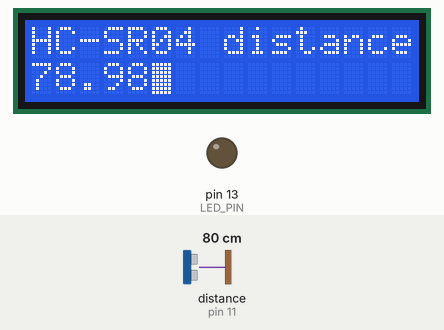
Recording of a sketch running on a simulated Arduino Uno, built with avr-gcc and run on an emulated ATmega328P. Shown: 16×2 character LCD, output pins drawn as LEDs (lit = HIGH). Wiring (inferred from the names in the program): ultrasonic range finder: trigger pin 12; echo pin 11. Dashed ring = blinking. The test bench sets the inputs (shaded band); at power-on: distance to the obstacle (sensor on pin 11) 80 cm. The echo pulse lasts 58.3 µs per cm; pins used as bus, display or sensor lines are not drawn.

Above: at 1.2 s.
1.3 s: distance to the obstacle (sensor on pin 11) set to 33 cm
At 2.5 s:
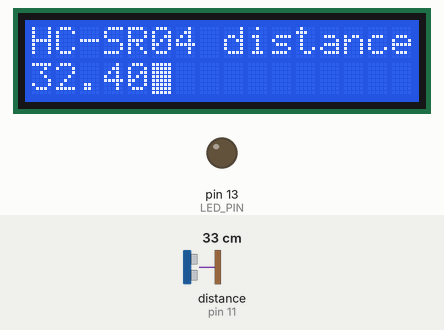
2.8 s: distance to the obstacle (sensor on pin 11) set to 27 cm
At 3.04 s:
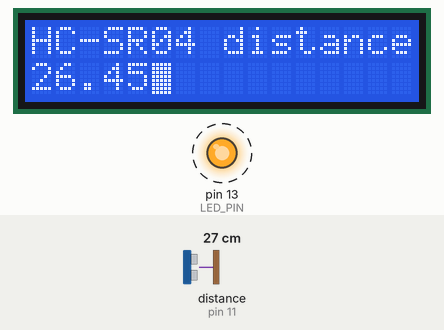
5.6 s: distance to the obstacle (sensor on pin 11) set to 60 cm
At 6.5 s:
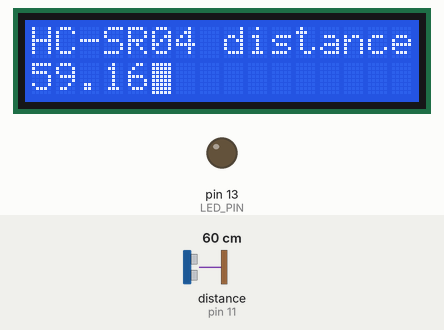
Timing chart, 0 to 8.6 s (numbered marks = the images above; inputs shaded):
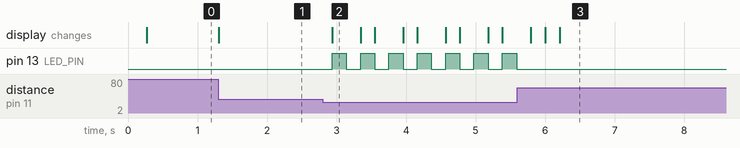

The sketch:

arduino_demo_project.ino
```cpp
#include <LiquidCrystal.h>
#include <Servo.h>

#include "project_defines.h"
#include "hc_sr04.h"
#include "joy.h"
#include "mcp9700a.h"

HC_SR04 hc_sr04(TRIGGER_PIN, ECHO_PIN);
LiquidCrystal lcd(LCD_RS,LCD_ENABLE,LCD_D4,LCD_D5,LCD_D6,LCD_D7);
JoyStick joy(JOY_HORZ_PIN, JOY_VERT_PIN, JOY_SEL_PIN);
Mcp9700A thermometer(TEMP_PIN);
Servo servo;

//bool toggle_speaker {false};
bool printToSerial {false};

//double position = 90;

void setup() {
    pinMode(LED_PIN, OUTPUT);
//    servo.attach(SERVO_PIN);
//    pinMode(SPEAKER_PIN, OUTPUT);
    Serial.begin(9600);
    if (hc_sr04.init() < 0)
        Serial.println("HC-SR04 init failed");

    lcd.begin(16, 2);
    lcd.setCursor(0, 0);
    lcd.print("HC-SR04 distance:");
    lcd.blink();

//    if (joy.init() < 0)
//        Serial.println("joystick init failed");
//    if (thermometer.init() < 0)
//        Serial.println("MCP9700A init failed");
}

void loop() {
    delay(200);

    double dist = hc_sr04.getDistance_cm();
    if (dist <= 30.)
    {
        blinkLed();
    }
    else
    {
        digitalWrite(LED_PIN, LOW);
    }

//    if (toggle_speaker)
//        analogWrite(SPEAKER_PIN, 100);
//    else
//        digitalWrite(SPEAKER_PIN, LOW);

//    double horizontal = joy.getHorizontalDeviation();
//    double vertical = joy.getVerticalDeviation();
//    double temp = thermometer.getTemperature_C();
//    double angle = joy.getAngle_deg();

//    position = (angle)/2 + 90;

//    servo.write(position);

    if (Serial.available() > 0)
    {
        auto read_byte = Serial.read();
        switch (read_byte)
        {
            case 'd':
                printToSerial = true;
                break;
            case 's':
                printToSerial = false;
                break;
            case 'h':
                printHelp();
                break;
            default:
                break;
        }
    }

    if (printToSerial)
        Serial.println(dist);
    lcd.setCursor(0, 1);
    auto pos = lcd.print(dist);
    lcd.print("    ");
    lcd.setCursor(pos, 1);
//    if (joy.testSelect())
//    {
//        toggle_speaker = !toggle_speaker;
//    }
}

void blinkLed()
{
    static auto state = LOW;
    state = state == LOW ? HIGH : LOW;

    digitalWrite(LED_PIN, state);
}

void printHelp()
{
    Serial.println("Available options:");
    Serial.println("\th - print help message");
    Serial.println("\td - print debug messages");
    Serial.println("\ts - stop printing");
}
```

hc_sr04.cpp
```cpp
#include "hc_sr04.h"
#include "Arduino.h"
#include "project_defines.h"

HC_SR04::HC_SR04(const unsigned trigger_pin, const unsigned echo_pin)
    : trigger_pin(trigger_pin), echo_pin(echo_pin)
{

}

int HC_SR04::init()
{
    pinMode(trigger_pin, OUTPUT);
    pinMode(echo_pin, INPUT);

    return 0;
}

double HC_SR04::getDistance_cm()
{
    return read() * 34. / 1000. / 2.;
}

unsigned HC_SR04::read()
{
    digitalWrite(trigger_pin, HIGH);
    delayMicroseconds(10);
    digitalWrite(trigger_pin, LOW);

    return pulseIn(echo_pin, HIGH);
}
```

hc_sr04.h
```cpp
#pragma once

class HC_SR04
{
public:
    HC_SR04(const unsigned trigger_pin, const unsigned echo_pin);

    int init();
    double getDistance_cm();

private:
    const unsigned trigger_pin;
    const unsigned echo_pin;

    unsigned read();
};
```

joy.cpp
```cpp
#include "joy.h"
#include "Arduino.h"
#include "project_defines.h"
#include <math.h>

#if (ARDUINO >= 106 && ARDUINO < 110) || (ARDUINO >= 155)
#pragma message "compiling with digitalPinToInterrupt support"
#else
#pragma message "compiling without digitalPinToInterrupt support"
int digitalPinToInterrupt(int pin)
{
    switch(pin)
    {
#if (ARDUINO < 160) || defined(ARDUINO_AVR_UNO) || defined(ARDUINO_AVR_NANO) || defined(ARDUINO_AVR_MINI)
        case 2:
            return 0;
        case 3:
            return 1;
#endif
        default:
            return -1;
    }
}
#endif

JoyStick::JoyStick(const unsigned horizontal_pin, const unsigned vertical_pin, const unsigned select_pin)
    : horizontal_pin(horizontal_pin), vertical_pin(vertical_pin), select_pin(select_pin)
{
}

JoyStick::~JoyStick()
{
    detachInterrupt(digitalPinToInterrupt(select_pin));
}

namespace {

#define PREVENT_BOUNCE(x) bool PREVENT_BOUNCE_##x() \
    {\
        delayMicroseconds(50);\
        return digitalRead(x);\
    }

#define IRQ(x) void IRQ_##x()\
    {\
        noInterrupts();\
        if (PREVENT_BOUNCE_##x())\
            select_state_##x = true;\
        interrupts();\
    }

#if (ARDUINO < 160) || defined(ARDUINO_AVR_UNO) || defined(ARDUINO_AVR_NANO) || defined(ARDUINO_AVR_MINI)
    bool select_state_2 = false;
    bool select_state_3 = false;
#ifdef IRQ2_10PF_ADDED
#pragma message "10 pF condensator added for IRQ2 pin"
#define PREVENT_BOUNCE_2() true
#else
#pragma message "50 uS delay will be used for IRQ2 pin"
    PREVENT_BOUNCE(2)
#endif
#ifdef IRQ3_10PF_ADDED
#pragma message "10 pF condensator added for IRQ3 pin"
#define PREVENT_BOUNCE_3() true
#else
#pragma message "50 uS delay will be used for IRQ3 pin"
    PREVENT_BOUNCE(3)
#endif
    IRQ(2)
    IRQ(3)
#endif
};

int JoyStick::init()
{
    pinMode(select_pin, INPUT_PULLUP);
    IRQ irq;
    switch (select_pin)
    {
#if (ARDUINO < 160) || defined(ARDUINO_AVR_UNO) || defined(ARDUINO_AVR_NANO) || defined(ARDUINO_AVR_MINI)
       case 2:
          irq = &IRQ_2;
          select_state = &select_state_2;
          break;
       case 3:
          irq = &IRQ_3;
          select_state = &select_state_3;
          break;
#endif
       default:
          return -1;
    }

    int interrupt = digitalPinToInterrupt(select_pin);
    if (interrupt < 0)
        return interrupt;
    attachInterrupt(interrupt, irq, RISING);

    return 0;
}

double JoyStick::getHorizontalDeviation()
{
    return (static_cast<int>(read(horizontal_pin)) - 512) / 5.12;
}

double JoyStick::getVerticalDeviation()
{
    return (static_cast<int>(read(vertical_pin)) - 512) / 5.12;
}

double JoyStick::getAngle_deg()
{
    double hor = getHorizontalDeviation();
    double dev = getVerticalDeviation();

    if (hor < 5 && dev < 5)
        return 0.;

    return atan2(hor, -dev) / 3.14 * 180;
}

unsigned JoyStick::read(const unsigned pin)
{
    return analogRead(pin);
}

bool JoyStick::testSelect()
{
    bool ret = *select_state;
    *select_state = false;
    return ret;
}
```

joy.h
```cpp
#pragma once

class JoyStick
{
public:
    JoyStick(const unsigned horizontal_pin, const unsigned vertical_pin, const unsigned select_pin);
    virtual ~JoyStick();

    int init();
    double getHorizontalDeviation();
    double getVerticalDeviation();
    double getAngle_deg();
    bool testSelect();

private:
    typedef void (*IRQ)(void);
    bool* select_state;

    const unsigned horizontal_pin;
    const unsigned vertical_pin;
    const unsigned select_pin;

    unsigned read(const unsigned pin);
};
```

mcp9700a.cpp
```cpp
#include "mcp9700a.h"
#include "Arduino.h"
#include "project_defines.h"

#define V_REF   5.
#define V_PER_C  .01
#define V_0C     .5

Mcp9700A::Mcp9700A(const unsigned v_out_pin)
    : v_out_pin(v_out_pin)
{
}

Mcp9700A::~Mcp9700A()
{
}

int Mcp9700A::init()
{
    return 0;
}

double Mcp9700A::getTemperature_C()
{
    return ((read() * V_REF / 1024) - V_0C) / V_PER_C ;
}

unsigned Mcp9700A::read()
{
    return analogRead(v_out_pin);
}
```

mcp9700a.h
```cpp
#pragma once

class Mcp9700A
{
public:
    Mcp9700A(const unsigned v_out_pin);
    virtual ~Mcp9700A();

    int init();
    double getTemperature_C();

private:
    const unsigned v_out_pin;

    unsigned read();
};
```

project_defines.h
```cpp
#pragma once

//Digital
#define LED_PIN      13

#define TRIGGER_PIN  12 //HC-SR04
#define ECHO_PIN     11 //HC-SR04

#define SPEAKER_PIN  3

#define SERVO_PIN    9

#define LCD_RS       8
#define LCD_ENABLE   10
#define LCD_D4       4
#define LCD_D5       5
#define LCD_D6       6
#define LCD_D7       7

//IRQ
#define JOY_SEL_PIN  2
#define IRQ2_10PF_ADDED

//Analog
#define JOY_HORZ_PIN 0
#define JOY_VERT_PIN 1
#define TEMP_PIN     2
```

LcdManager.cpp
```cpp
//#include "LcdManager.h"
#include "Arduino.h"
#include "project_defines.h"
```

Measured:
- the behaviour switches between 31 and 30 cm on distance to the obstacle (sensor on pin 11) (found by bisection; images 1 and 2)
- after the input at 1.3 s, the display: changes at once (image 1)
- after the input at 2.8 s, pin 13 (LED_PIN): alternates HIGH for 0.20 s and LOW for 0.20 s, starting after 0.14 s; the display: changes after 0.14 s (image 2)
- after the input at 5.6 s, pin 13 (LED_PIN): stops changing and stays LOW; the display: first changes after 0.20 s (image 3 shows a later state)
- what the display in image 2 shows lasts 0.4 s, from 2.9 s to 3.3 s
